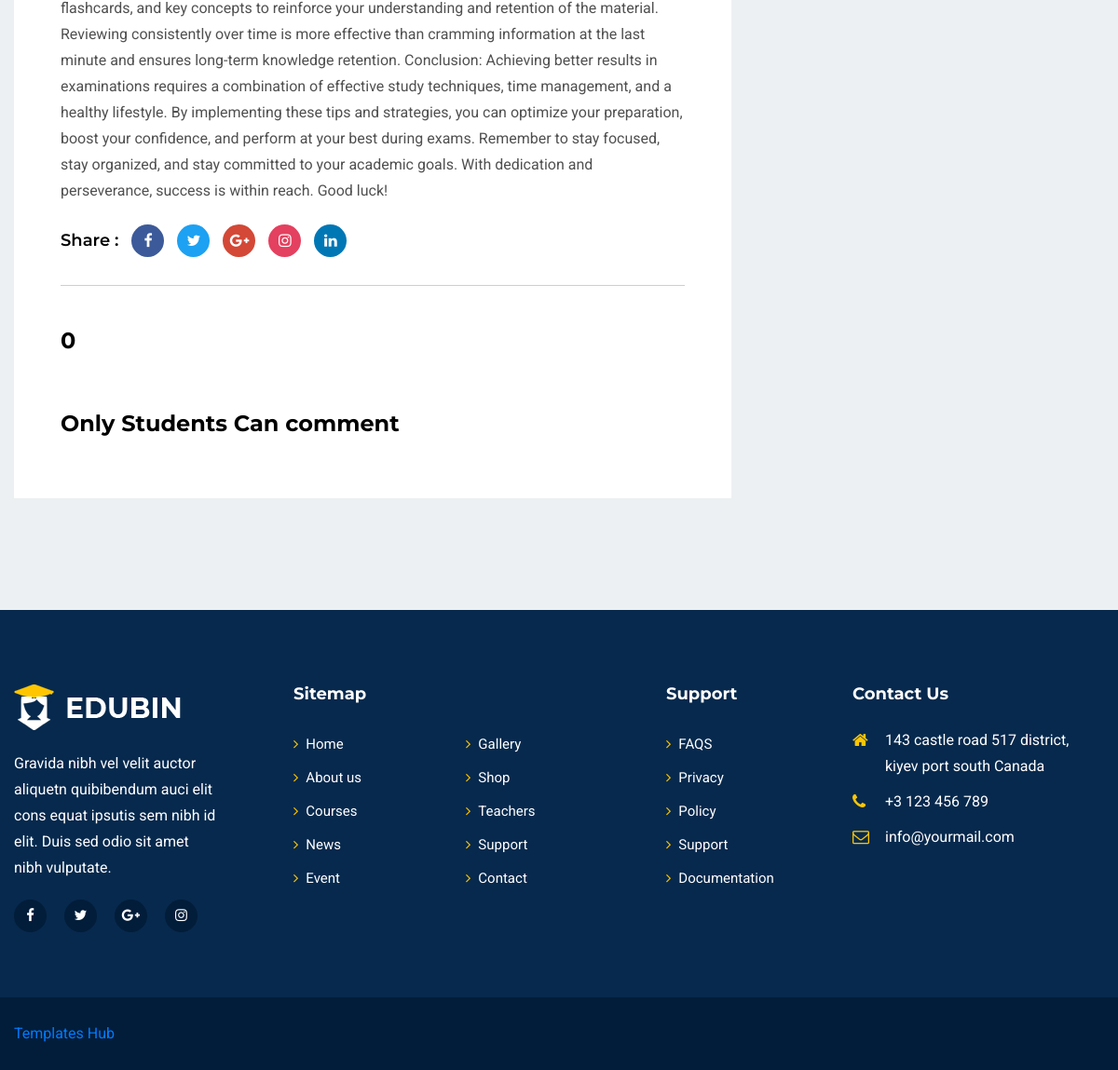
Page /mentor/blogs-single/1 (lower part) on the earlier database version.
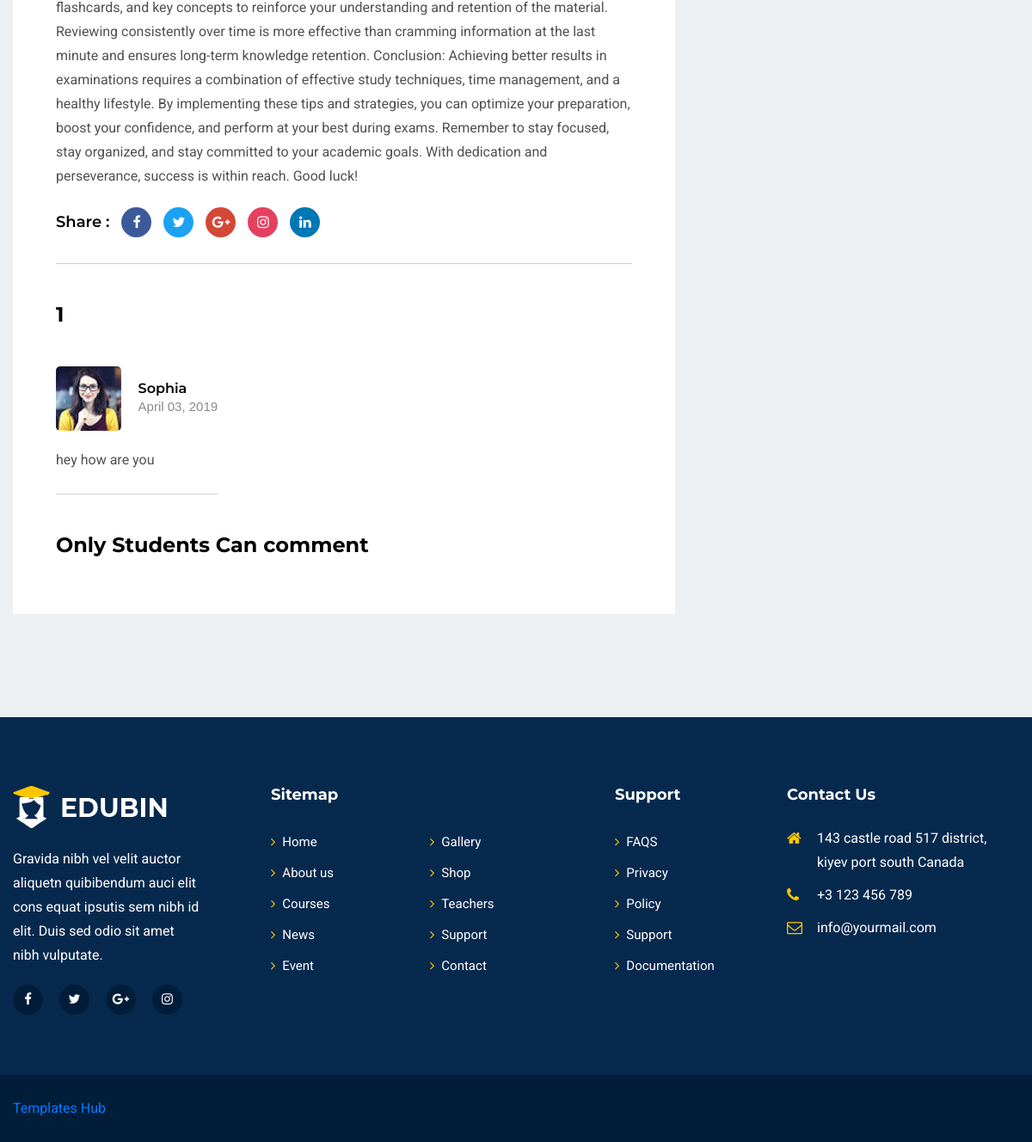
Same page on the later database version.
### mentor/models.py (models this page shows)
class BlogReview(models.Model):
    student = models.ForeignKey(Student,on_delete=models.CASCADE, related_name='blog_review_student')
    comment = models.TextField(max_length=800,null=False,blank=False)
    blog = models.ForeignKey(Blog,on_delete=models.CASCADE,related_name='review_blog_content',null=True)
    created_at = models.DateTimeField(auto_now_add=True,null=True)

class Student(models.Model):
    student = models.ForeignKey(User,on_delete=models.CASCADE,related_name='student')
    image = models.ImageField(upload_to='student_images', null=True, blank=True)
    created_at = models.DateTimeField(auto_now_add=True,null=True)

### mentor/views.py (the view)
# urls.py: path('blogs-single/<int:id>', views.blogs_single, name="blogs-single"),
def blogs_single(request,id):
    blog = models.Blog.objects.get(id=id)
    blog_review = models.BlogReview.objects.filter(blog=blog)
    category = models.Category.objects.all()[:10]
    if request.user.is_authenticated and models.Student.objects.filter(student=request.user).exists():
        userId = request.user
        student = models.Student.objects.get(student=userId)
        studentId = student.id
        studentImage = json.dumps(student.image.url)
        username = json.dumps(student.student.username)
        context={
            'blog':blog,
            'blog_review':blog_review,
            'student': True,
            'studentId':studentId,
            'studentImage':studentImage,
            'username':username,
            'category':category
        }
    else:
        context = {
            'blog':blog,
            'blog_review':blog_review,
            'student': False,
            'category':category
        }
    return render(request,'mentor/blog-single.html',context=context)

### mentor/templates/mentor/blog-single.html (shortened to what this page needs)
{% extends 'mentor/base.html' %}
{% load static %}
  {% block content %}
    <section id="blog-singel" class="pt-90 pb-120 gray-bg">
      <div class="container">
        <div class="row">
          <div class="col-lg-8">
            <div class="blog-details mt-30">
              <div class="cont">
                <p>{{blog.content}}</p>
                <ul class="share">
                  <li class="title">Share :</li>
                  <li>
                    <a href="#"><i class="fa fa-facebook-f"></i></a>
                  </li>
                  <li>
                    <a href="#"><i class="fa fa-twitter"></i></a>
                  </li>
                  <li>
                    <a href="#"><i class="fa fa-google-plus"></i></a>
                  </li>
                  <li>
                    <a href="#"><i class="fa fa-instagram"></i></a>
                  </li>
                  <li>
                    <a href="#"><i class="fa fa-linkedin"></i></a>
                  </li>
                </ul>
                <div class="blog-comment pt-45">
                  <div class="title pb-15">
                    <h3>{{blog_review.count}}</h3>
                  </div>
                  <ul id="review">
                      {% for review in blog_review %}
                        <li>
                          <div class="comment">
                            <div class="comment-author">
                              <div class="author-thum">
                                <img src="{{ review.student.image.url }}" style="height: 2cm; width: auto;" alt="Reviews" />
                              </div>
                              <div class="comment-name">
                                <h6>{{ review.student.student.username }}</h6>
                                <span>April 03, 2019</span>
                              </div>
                            </div>
                            <div class="comment-description pt-20">
                              <p>{{ review.comment }}</p>
                            </div>
                          </div>
                        </li>
                      {% endfor %}
                  </ul>
                    {% if student %}
                      <div class="title pt-45 pb-25">
                        <h3>Leave a comment</h3>
                      </div>
                      <div class="comment-form">
                        <form action="#">
                          <div class="row">
                            <div class="col-md-12">
                              <div class="form-singel">
                                <textarea
                                  placeholder="Comment"
                                  id="message"
                                ></textarea>
                              </div>
                            </div>
                            <div class="col-md-12">
                              <div class="form-singel">
                                <button class="main-btn" id="review-submit">
                                  Submit
                                </button>
                              </div>
                            </div>
                          </div>
                        </form>
                      </div>
                    {% else %}
                      <div class="title pt-45 pb-25">
                        <h3>Only Students Can comment</h3>
                      </div>
                    {% endif %}
                </div>
              </div>
            </div>
          </div>
          <div class="col-lg-4">
          </div>
        </div>
      </div>
    </section>
    {% endblock %}

Differences in the rows shown:
added BlogReview: student.image (picture), student.student.username "Sophia", comment "hey how are you"
Other differences:
{{ blog_review.count }}: "0" → "1"
